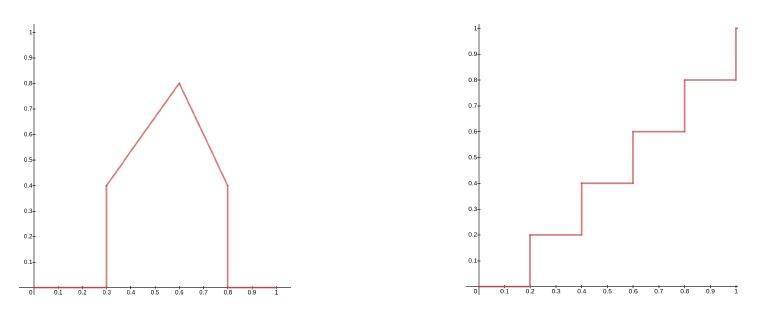
#> input picture Assignment1/Capture.JPG, 759 x 320 px; its folder holds only this picture in this run
$ python -i blob_detection.py   (imports and definitions only)   (older library calls are emulated)
#> lines starting #> are read from the running program, lines starting #| are printed output that depends on the picture; after the words box and inside, x2 and y2 are one past the last pixel; in counts of white or black regions, pixels touching at a corner belong together
#> further down, picture is the input picture: shape (320, 759, 3); mean B, G, R 252.8, 252.8, 253.3
import numpy as np
import cv2
import os
import sys
from matplotlib import pyplot as plt


def getColorSpaces(image):
    rgb = cv2.cvtColor(image,cv2.COLOR_RGB2BGR)
    gray = cv2.cvtColor(image,cv2.COLOR_RGB2GRAY)
    return rgb,gray

def getImageDimnesion(image):
    height,width = image.shape[:2]
    return height,width

# [4 lines left out: function showImage, not called in this run]


def splitRGBChannels(image):
  red, green, blue= cv2.split(image)
  return red, green, blue

def getBinaryImage(gray,thr=127):
    ret,thresh= cv2.threshold(gray,thr,255,cv2.THRESH_BINARY)
    return thresh


# [47 lines left out: functions getHistogramAdjusted, getHistogramAdjusted_gray, applySobel, applyLaplacian, not called in this run]

'''
Sharpen the image
Use a gaussian smoothing filter and subtract the smoothed version from the original
image (in a weighted way so the values of a constant area remain constant).
'''
# [14 lines left out: function unsharp_mask, not called in this run]


def getHSVMask(image):
    hMin = 0
    sMin = 0
#    vMin = 210
    vMin = 180

    hMax = 179
    sMax = 255
    vMax = 255

    # Set minimum and max HSV values to display
    lower = np.array([hMin, sMin, vMin])
    upper = np.array([hMax, sMax, vMax])

    # Create HSV Image and threshold into a range.
    hsv = cv2.cvtColor(image, cv2.COLOR_BGR2HSV)
#> hsv: shape (320, 759, 3); mean H, S, V 8.9, 0.9, 253.4
    mask1 = cv2.inRange(hsv, lower, upper)
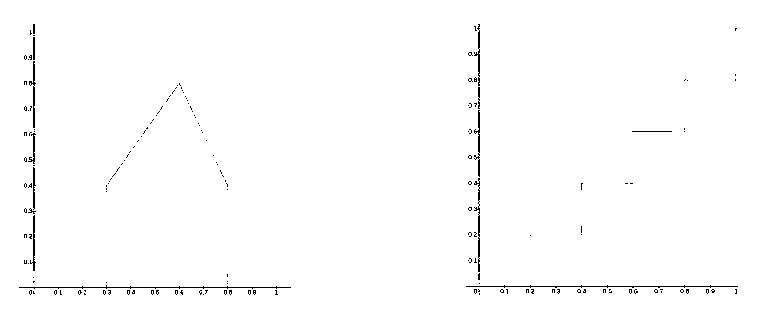
#> mask1: shape (320, 759); 99% white; black in thin lines or dots, all inside (x1, y1, x2, y2) = (19, 24, 738, 295)

    output = cv2.bitwise_and(image,image, mask= mask1)

    _,gray=getColorSpaces(output)

    ret_thresh,im_bw = cv2.threshold(gray,220,255,cv2.THRESH_BINARY)
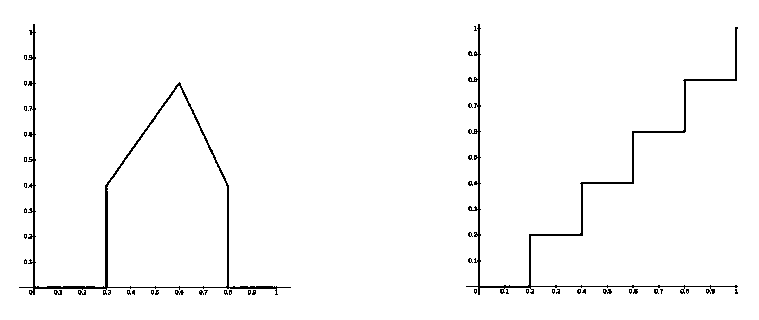
#> im_bw: shape (320, 759); 98% white; black in thin lines or dots, all inside (x1, y1, x2, y2) = (19, 24, 738, 295)

    return output,im_bw

# [26 lines left out: functions imshow_components, strokeEdges, not called in this run]


#images_path=r'C:\SAI\IIIT\2019_Monsoon\DIP\Project\input'
#images=os.listdir(images_path)

images_path=r'C:\SAI\IIIT\2019_Monsoon\DIP\Project\input'
# [1 line that did not run here, left out]

output_path=r'C:\SAI\IIIT\2019_Monsoon\DIP\Project\output_hsv'


# [16 lines not run here, left out]

# [106 lines of commented-out code are left out]


>>> import cv2
>>> picture = cv2.imread('../Assignment1/Capture.JPG')
>>> result = getHSVMask(picture)
